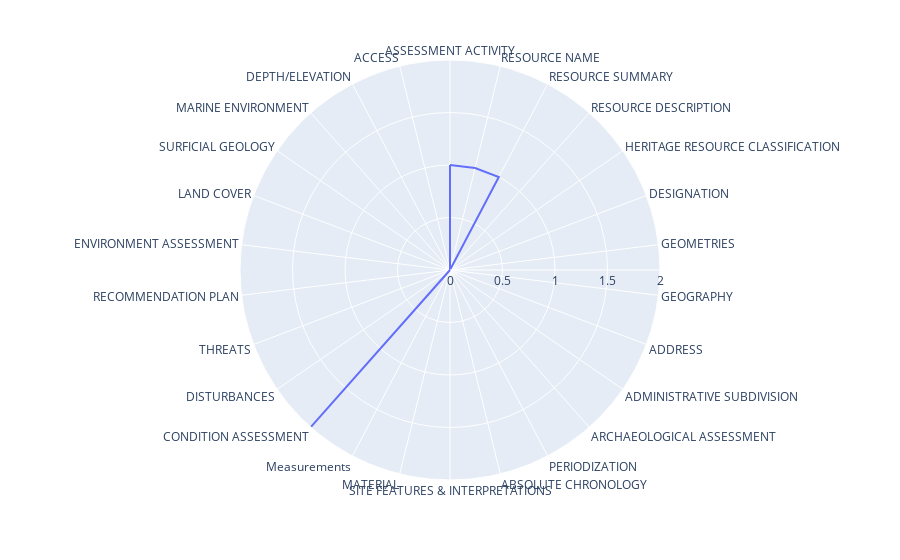

Notebook cell for this chart:
### Markdown cell above
Show spider diagram with number of fields recorded

### Code cell
variable = df_res['field'].tolist()
value = df_res['nb_of_records'].tolist()
# Sample data
df = pd.DataFrame(dict(
    value = value,
    variable = variable))
fig = px.line_polar(df, r = 'value', theta = 'variable', line_close = True)
fig.show()

### Figure 1 — Plotly figure (JSON) as saved in the notebook; plotly's stock layout.template omitted (floating-point values rounded to 4 significant figures)
{"data": [{"hovertemplate": "value=%{r}<br>variable=%{theta}<extra></extra>", "legendgroup": "", "line": {"color": "#636efa", "dash": "solid"}, "marker": {"symbol": "circle"}, "mode": "lines", "name": "", "r": [1, 1, 1, 0, 0, 0, 0, 0, 0, 0, 0, 0, 0, 0, 0, 0, 2, 0, 0, 0, 0, 0, 0, 0, 0, 0, 1], "showlegend": false, "subplot": "polar", "theta": ["ASSESSMENT ACTIVITY", "RESOURCE NAME", "RESOURCE SUMMARY", "RESOURCE DESCRIPTION", "HERITAGE RESOURCE CLASSIFICATION", "DESIGNATION", "GEOMETRIES", "GEOGRAPHY", "ADDRESS", "ADMINISTRATIVE SUBDIVISION", "ARCHAEOLOGICAL ASSESSMENT", "PERIODIZATION", "ABSOLUTE CHRONOLOGY", "SITE FEATURES & INTERPRETATIONS", "MATERIAL", "Measurements", "CONDITION ASSESSMENT", "DISTURBANCES", "THREATS", "RECOMMENDATION PLAN", "ENVIRONMENT ASSESSMENT", "LAND COVER", "SURFICIAL GEOLOGY", "MARINE ENVIRONMENT", "DEPTH/ELEVATION", "ACCESS", "ASSESSMENT ACTIVITY"], "type": "scatterpolar"}], "layout": {"legend": {"tracegroupgap": 0}, "margin": {"t": 60}, "polar": {"angularaxis": {"direction": "clockwise", "rotation": 90}, "domain": {"x": [0, 1], "y": [0, 1]}}}}
